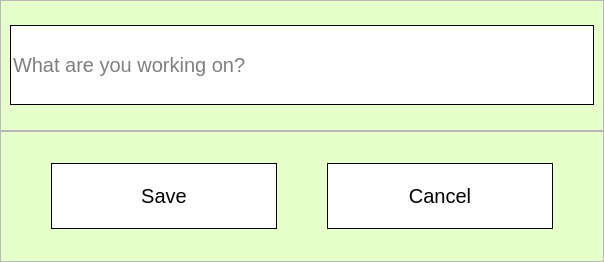
<?xml version="1.0" encoding="UTF-8"?>
<ui version="4.0">
 <class>MainWindow</class>
 <widget class="QMainWindow" name="MainWindow">
  <property name="geometry">
   <rect>
    <x>0</x>
    <y>0</y>
    <width>604</width>
    <height>262</height>
   </rect>
  </property>
  <property name="windowTitle">
   <string>MainWindow</string>
  </property>
  <widget class="QWidget" name="centralwidget">
   <property name="styleSheet">
    <string notr="true">
#centralwidget{
background-color: rgb(231, 255, 203)
}

#saveButton, #cancelButton{
padding: 20px;
border: 1px solid black;
background-color: white
}

#taskLineEdit{
border:none;
border: 1px solid black
}</string>
   </property>
   <layout class="QVBoxLayout" name="verticalLayout">
    <property name="spacing">
     <number>0</number>
    </property>
    <property name="leftMargin">
     <number>0</number>
    </property>
    <property name="topMargin">
     <number>0</number>
    </property>
    <property name="rightMargin">
     <number>0</number>
    </property>
    <property name="bottomMargin">
     <number>0</number>
    </property>
    <item>
     <widget class="QFrame" name="frame_2">
      <property name="frameShape">
       <enum>QFrame::StyledPanel</enum>
      </property>
      <property name="frameShadow">
       <enum>QFrame::Raised</enum>
      </property>
      <layout class="QVBoxLayout" name="verticalLayout_2">
       <item>
        <widget class="QLineEdit" name="taskLineEdit">
         <property name="minimumSize">
          <size>
           <width>0</width>
           <height>80</height>
          </size>
         </property>
         <property name="font">
          <font>
           <pointsize>15</pointsize>
          </font>
         </property>
         <property name="placeholderText">
          <string>What are you working on?</string>
         </property>
        </widget>
       </item>
      </layout>
     </widget>
    </item>
    <item>
     <widget class="QFrame" name="frame">
      <property name="frameShape">
       <enum>QFrame::StyledPanel</enum>
      </property>
      <property name="frameShadow">
       <enum>QFrame::Raised</enum>
      </property>
      <layout class="QHBoxLayout" name="horizontalLayout">
       <property name="spacing">
        <number>50</number>
       </property>
       <property name="leftMargin">
        <number>50</number>
       </property>
       <property name="rightMargin">
        <number>50</number>
       </property>
       <item>
        <widget class="QPushButton" name="saveButton">
         <property name="font">
          <font>
           <pointsize>15</pointsize>
           <weight>50</weight>
           <bold>false</bold>
          </font>
         </property>
         <property name="text">
          <string>Save</string>
         </property>
        </widget>
       </item>
       <item>
        <widget class="QPushButton" name="cancelButton">
         <property name="font">
          <font>
           <pointsize>15</pointsize>
          </font>
         </property>
         <property name="text">
          <string>Cancel</string>
         </property>
        </widget>
       </item>
      </layout>
     </widget>
    </item>
   </layout>
  </widget>
 </widget>
 <resources/>
 <connections/>
</ui>
